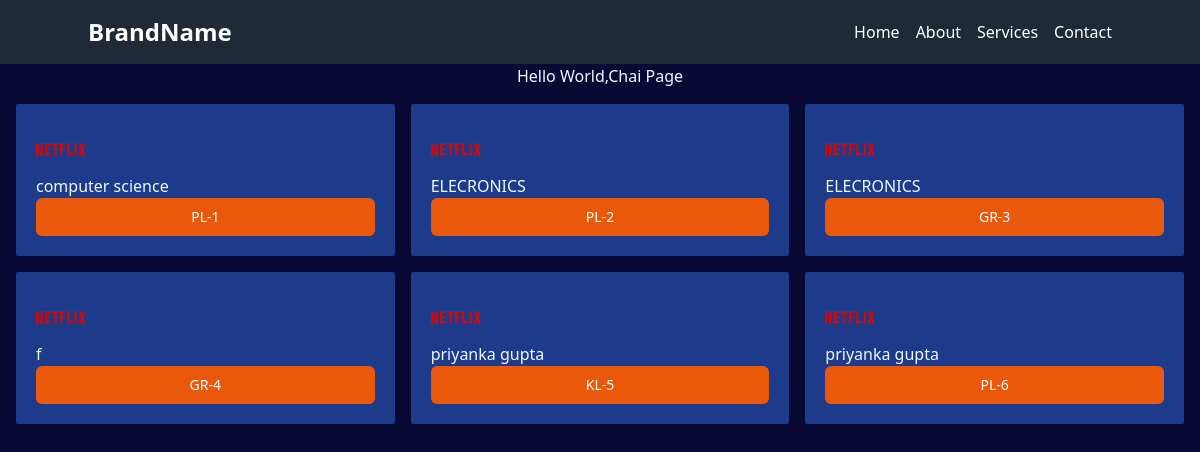
The app's page /chai/ with its own data.
### chai/models.py (models this page shows, shortened)
class chaiVarity(models.Model):
    CHAI_TYPE=[
        ('ML','MASALA'),
        ('GR','GINGER'),
        ('PL','PLAIN'),
        ('KL','KIWI'),
    ]
    name=models.CharField(max_length=100)
    image=models.ImageField(upload_to='chais/')
    type = models.CharField(max_length=2, choices=CHAI_TYPE,default='PL')
    date_added=models.DateTimeField(default=timezone.now)
    description=models.TextField(default='')
    price=models.DecimalField(default=0 ,
        max_digits=1000,decimal_places=2,
        validators=[MinValueValidator(149),MaxValueValidator(1000)],
    )

### chai/views.py (the view)
# urls.py: path('', views.all_chai ,name='all_chai'),
def all_chai(request):
    chais=chaiVarity.objects.all()
    return render(request,'chai/all_chai.html',{'chais':chais})

### chai/templates/chai/all_chai.html (shortened to what this page needs)
{% extends "layout.html" %}
{% block content %}
<h1>Hello World,Chai Page</h1>
<div class="grid grid-cols-3 gap-4 m-4">
{% for chai in chais  %}
<div class="p-5 bg-blue-900 rounded-sm">
    <img class ="rounded"src="{{chai.image.url}}"alt="">
    <h3 class="">{{chai.name}}</h3>
    <a href="{% url 'chai_detail' chai.id %}">
        <button type="button" class="flex-col items-center w-[100%] justify-center px-4 py-2 border border-transparent text-sm font-medium rounded-md text-white bg-orange-600 hover:bg-orange-700 focus:outline-none focus:ring-2focus:ring-offset-2 focus:ring-orange-500 ">
            {{chai.type}}-{{chai.id}}
        </button>
    </a>
</div>
{% endfor %}
</div>
{% endblock %}

### templates/layout.html (shortened to what this page needs)
{% load static tailwind_tags %}
{% load static %}
<!DOCTYPE html>
<html lang="en">
<head>
    <link rel="stylesheet"href="{% static 'style.css' %}">
    {% tailwind_css %}
</head>
<body>
    <nav class="p-4 bg-gray-800">
        <div class="container flex items-center justify-between mx-auto">
            <div class="text-2xl font-bold text-white">BrandName</div>
            <div class="hidden space-x-4 md:flex">
                <a href="{% url 'home'%}" class="text-white hover:text-gray-400">Home</a>
                <a href="{% url 'about'%}" class="text-white hover:text-gray-400">About</a>
                <a href="#" class="text-white hover:text-gray-400">Services</a>
                <a href="{% url 'contact'%}" class="text-white hover:text-gray-400">Contact</a>
            </div>
        </div>
    </nav>
    {% block content %}{% endblock %}
</body>
</html>

### static/style.css (style rules this page uses)
body { background-color: rgb(9, 9, 54); color:aliceblue }
h1 { text-align:center; }

### records on screen
chaiVarity: image (picture), name "computer science", type "PL", id "1"
chaiVarity: image (picture), name "ELECRONICS", type "PL", id "2"
chaiVarity: image (picture), name "ELECRONICS", type "GR", id "3"
chaiVarity: image (picture), name "f", type "GR", id "4"
chaiVarity: image (picture), name "priyanka gupta", type "KL", id "5"
chaiVarity: image (picture), name "priyanka gupta", type "PL", id "6"
